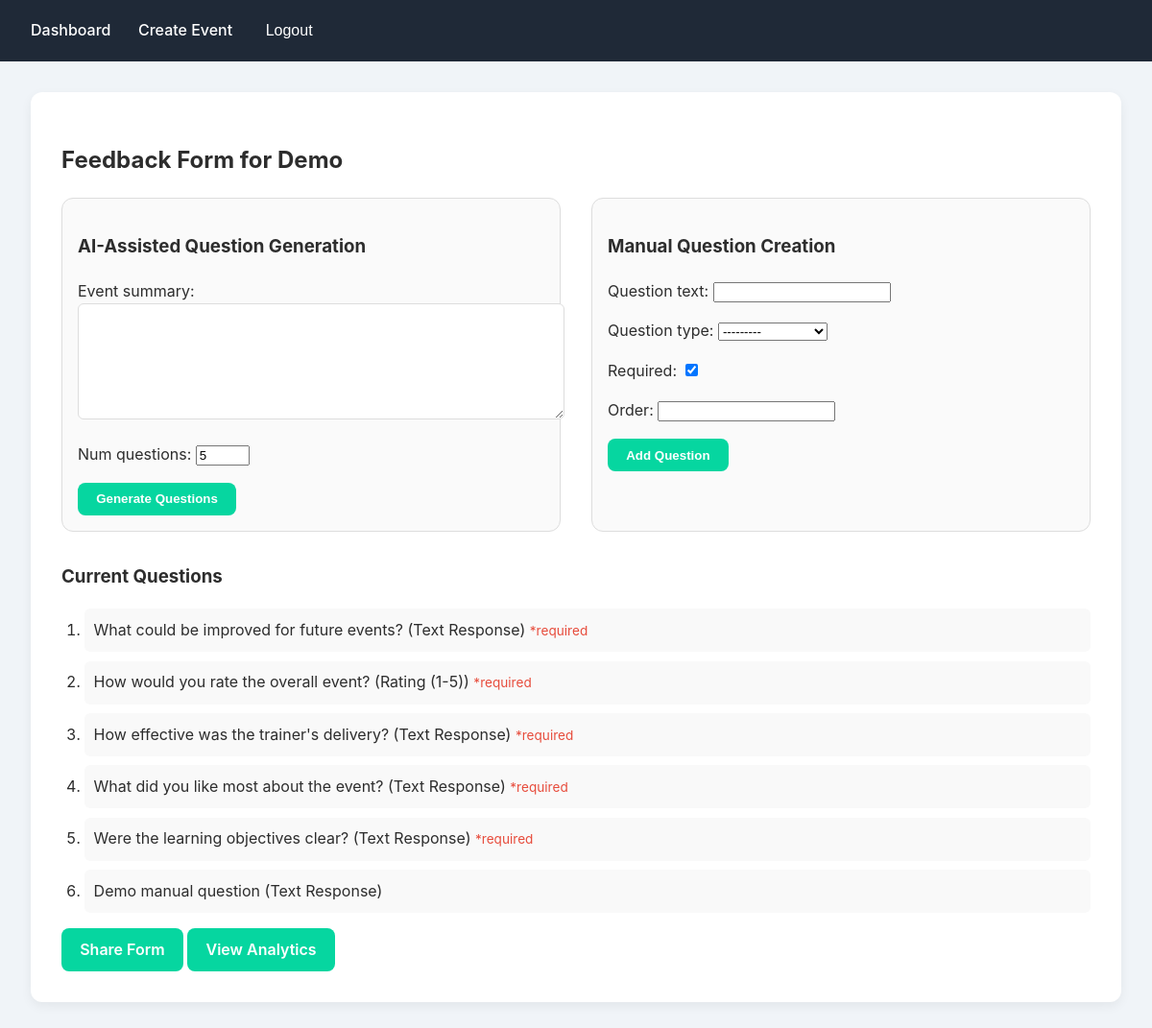
The page /events/1/feedback-form/ (signed in) on the database its author committed.
### feedback_app/models.py (models this page shows, shortened)
class Event(models.Model):
    EVENT_TYPES = [
        ('CONF', 'Conference'),
        ('WORK', 'Workshop'),
        ('SEM', 'Seminar'),
        ('TRAIN', 'Training'),
    ]
    host = models.ForeignKey(User, on_delete=models.CASCADE)
    title = models.CharField(max_length=200)
    description = models.TextField()
    event_type = models.CharField(max_length=5, choices=EVENT_TYPES)
    created_at = models.DateTimeField(auto_now_add=True)
    updated_at = models.DateTimeField(auto_now=True)

class Question(models.Model):
    QUESTION_TYPES = [
        ('TEXT', 'Text Response'),
        ('RATING', 'Rating (1-5)'),
        ('MC', 'Multiple Choice'),
    ]
    form = models.ForeignKey(FeedbackForm, on_delete=models.CASCADE, related_name='questions')
    question_text = models.CharField(max_length=500)
    question_type = models.CharField(max_length=6, choices=QUESTION_TYPES)
    required = models.BooleanField(default=True)
    order = models.PositiveIntegerField()
    class Meta:
        ordering = ['order']

### feedback_app/views.py (the view)
# urls.py: path('events/<int:event_id>/feedback-form/', views.create_feedback_form, name='create_feedback_form'),
@login_required
def create_feedback_form(request, event_id):
    event = get_object_or_404(Event, id=event_id, host=request.user)
    if request.method == 'POST':
        if 'ai_generate' in request.POST:
            ai_form = AIFormGenerationForm(request.POST)
            if ai_form.is_valid():
                return ai_generate_questions(request, event, ai_form)
        else:
            question_form = QuestionForm(request.POST)
            if question_form.is_valid():
                question = question_form.save(commit=False)
                question.form = FeedbackForm.objects.get_or_create(event=event)[0]
                question.save()
                return redirect('create_feedback_form', event_id=event.id)
    else:
        ai_form = AIFormGenerationForm()
        question_form = QuestionForm()
    feedback_form, created = FeedbackForm.objects.get_or_create(event=event)
    if created:
        feedback_form.unique_link = get_random_string(length=32)
        feedback_form.save()
    questions = Question.objects.filter(form=feedback_form)
    return render(request, 'form_create.html', {
        'event': event,
        'ai_form': ai_form,
        'question_form': question_form,
        'questions': questions,
        'feedback_form': feedback_form,
    })

### feedback_app/forms.py
class AIFormGenerationForm(forms.Form):
    event_summary = forms.CharField(widget=forms.Textarea(attrs={'rows': 6}))
    num_questions = forms.IntegerField(min_value=3, max_value=10, initial=5)

class QuestionForm(forms.ModelForm):
    class Meta:
        model = Question
        fields = ['question_text', 'question_type', 'required', 'order']

### feedback_app/templates/form_create.html (shortened to what this page needs)
{% extends "base.html" %}
{% block content %}
<div class="form-builder">
    <h2>Feedback Form for {{ event.title }}</h2>
    <div class="form-creation-methods">
        <div class="ai-generation">
            <h3>AI-Assisted Question Generation</h3>
            <form method="post">
                {{ ai_form.as_p }}
                <button type="submit" name="ai_generate" class="btn">Generate Questions</button>
            </form>
        </div>
        <div class="manual-creation">
            <h3>Manual Question Creation</h3>
            <form method="post">
                {{ question_form.as_p }}
                <button type="submit" class="btn">Add Question</button>
            </form>
        </div>
    </div>
    <div class="current-questions">
        <h3>Current Questions</h3>
        {% if questions %}
            <ol>
                {% for question in questions %}
                    <li>
                        {{ question.question_text }} ({{ question.get_question_type_display }})
                        {% if question.required %}<span class="required">*required</span>{% endif %}
                    </li>
                {% endfor %}
            </ol>
        {% else %}
            <p>No questions added yet.</p>
        {% endif %}
    </div>
    <div class="form-actions">
        <a href="{% url 'share_feedback_form' feedback_form.id %}" class="btn">Share Form</a>
        <a href="{% url 'view_analytics' event.id %}" class="btn">View Analytics</a>
    </div>
</div>
{% endblock %}

### feedback_app/static/css/styles.css (style rules this page uses)
body { font-family: 'Inter', 'Segoe UI', Tahoma, Geneva, Verdana, sans-serif; line-height: 1.6; margin: 0; padding: 0; color: #2d2d2d; background-color: #f0f4f8; display: flex; flex-direction: column; min-height: 100vh; }
.btn { display: inline-block; background-color: #06D6A0; color: white; padding: 0.6rem 1.2rem; border: none; border-radius: 8px; font-weight: 600; text-decoration: none; cursor: pointer; transition: transform 0.2s ease, background-color 0.3s ease; }
.required { color: #e74c3c; font-size: 0.85em; }
.form-builder { background: white; padding: 2rem; border-radius: 12px; box-shadow: 0 4px 12px rgba(0, 0, 0, 0.06); }
.form-creation-methods { display: grid; grid-template-columns: 1fr 1fr; gap: 2rem; margin-bottom: 2rem; }
.ai-generation, .manual-creation { padding: 1rem; border: 1px solid #ddd; border-radius: 12px; background-color: #fafafa; }
.current-questions ol { padding-left: 1.5rem; }
.current-questions li { margin-bottom: 0.6rem; padding: 0.6rem; background-color: #f9f9f9; border-radius: 6px; }
textarea { width: 100%; padding: 0.6rem; border: 1px solid #ddd; border-radius: 6px; min-height: 100px; }

### rows shown on the page
Event: title "Demo"
Question: question_text "What could be improved for future events?", question_type "Text Response", required "*required"
Question: question_text "How would you rate the overall event?", question_type "Rating (1-5)", required "*required"
Question: question_text "How effective was the trainer's delivery?", question_type "Text Response", required "*required"
Question: question_text "What did you like most about the event?", question_type "Text Response", required "*required"
Question: question_text "Were the learning objectives clear?", question_type "Text Response", required "*required"
Question: question_text "Demo manual question", question_type "Text Response"
